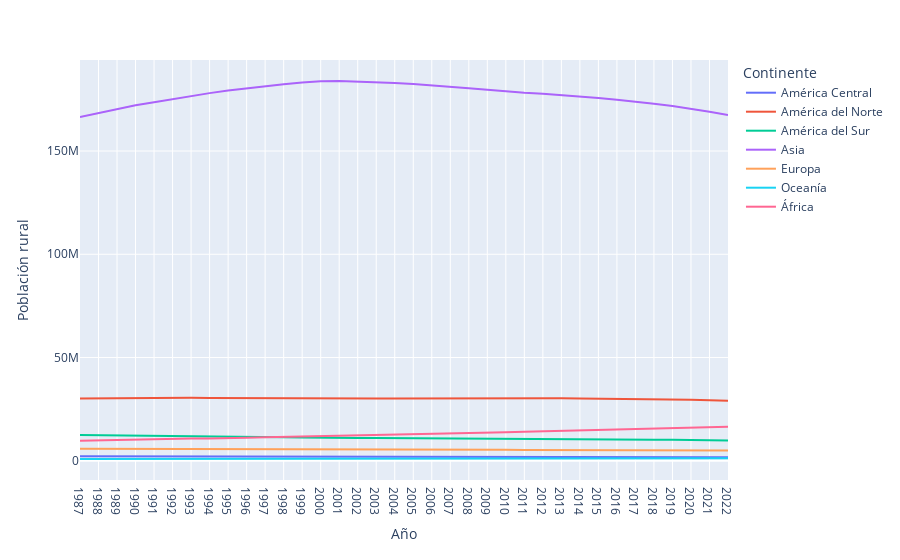
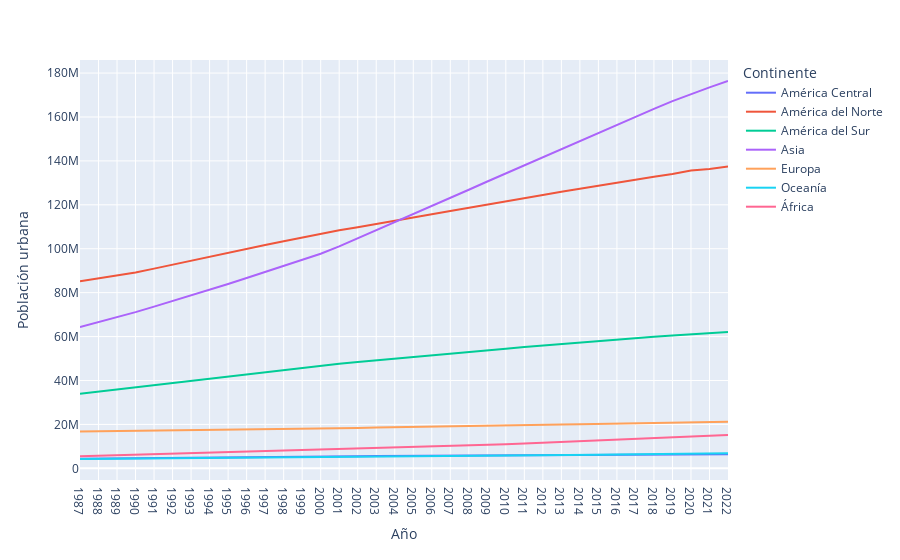
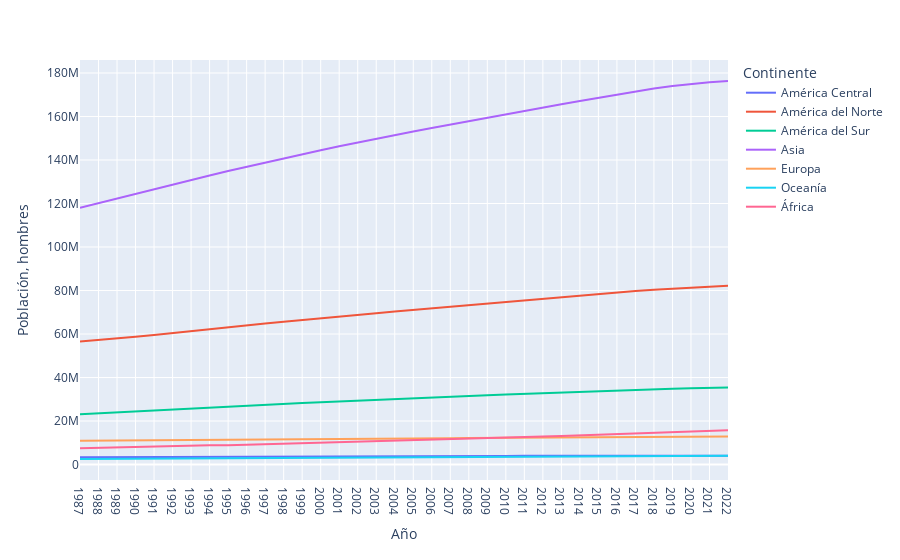
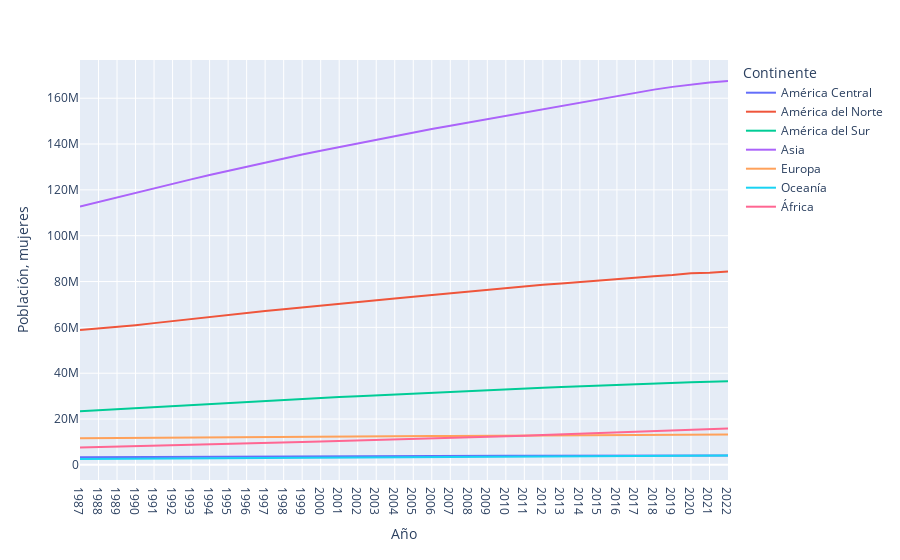

The cell these charts' notebook holds for them, in order:
### Code cell
for i in df_contientes.columns[2:7]:
    graficar_indicador(i)
